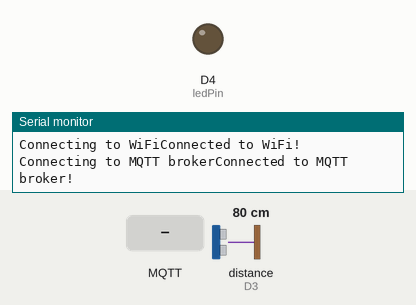
The sketch below on a simulated Arduino MKR. Parts: output pins drawn as LEDs (lit = HIGH), the last lines printed to the serial monitor. Wiring (inferred from the names in the program): ultrasonic range finder: trigger D2; echo D3. Dashed ring = blinking. The inputs (shaded band) are chosen by the test bench; at power-on: distance to the obstacle (sensor on D3) 80 cm. The echo pulse lasts 58.3 µs per cm; WiFi joins after 1.5 s; servers stay silent unless stated; no MQTT or app messages arrive unless stated; pins used as bus, display or sensor lines are not drawn.

Above: at 2.7 s.
2.8 s: MQTT message "SIT210/wave" arrives on the first subscribed topic
At 3.2 s:
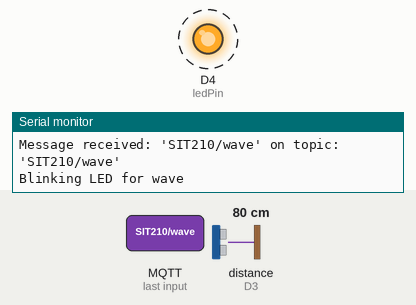
5.8 s: distance to the obstacle (sensor on D3) set to 32 cm
7.3 s: distance to the obstacle (sensor on D3) set to 27 cm
10.3 s: MQTT message "SIT210/pat" arrives on the first subscribed topic
At 10.7 s:
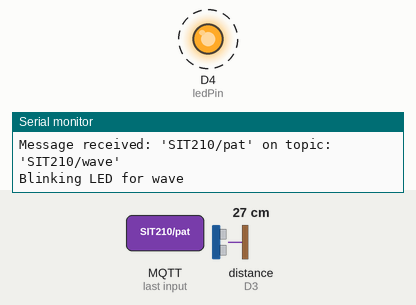
13.3 s: MQTT message "1" arrives on the first subscribed topic
At 13.7 s:
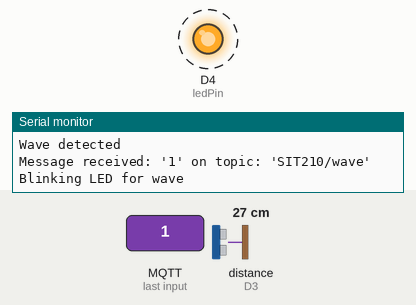
16.3 s: MQTT message "0" arrives on the first subscribed topic
At 16.7 s:
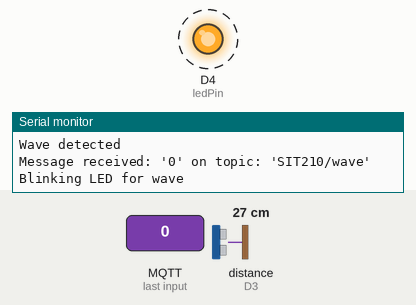
Timing chart, 0 to 20.3 s (numbered marks = the images above; inputs shaded):
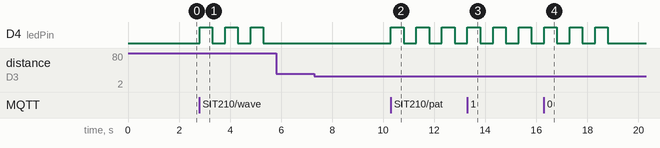

The sketch:

matt.ino
```cpp
#include <WiFiNINA.h>
#include <ArduinoMqttClient.h>

// WiFi network details
const char* wifiSSID = "MyRepublic 5667"; // Replace with your WiFi SSID
const char* wifiPassword = "v9nkx9cpg5"; // Replace with your WiFi password

// MQTT Broker details
const char* mqttBroker = "broker.emqx.io";
const int mqttPort = 1883;

WiFiClient wifiClient;
MqttClient mqttClient(wifiClient);

// Pin assignments
const int ultrasonicTrigPin = 2; // Trigger pin for ultrasonic sensor
const int ultrasonicEchoPin = 3; // Echo pin for ultrasonic sensor
const int ledPin = 4;  // Pin for LED

void connectToWiFi() {
    Serial.print("Connecting to WiFi");
    WiFi.begin(wifiSSID, wifiPassword);

    while (WiFi.status() != WL_CONNECTED) {
        delay(500);
        Serial.print(".");
    }

    Serial.println("Connected to WiFi!");
}

void messageReceived(int messageSize) {
    String topic = mqttClient.messageTopic();
    String messageContent = "";

    while (mqttClient.available()) {
        messageContent += (char)mqttClient.read();
    }

    Serial.println("Message received: '" + messageContent + "' on topic: '" + topic + "'");

    if (topic == "SIT210/wave") {
        // Blink the LED three times for a wave
        Serial.println("Blinking LED for wave");
        for (int i = 0; i < 3; i++) {
            digitalWrite(ledPin, HIGH);
            delay(500);
            digitalWrite(ledPin, LOW);
            delay(500);
        }
    } else if (topic == "SIT210/pat") {
        // Blink the LED once for a pat
        Serial.println("Blinking LED for pat");
        digitalWrite(ledPin, HIGH);
        delay(300);
        digitalWrite(ledPin, LOW);
    }
}

void connectToMQTT() {
    Serial.print("Connecting to MQTT broker");
    while (!mqttClient.connect(mqttBroker, mqttPort)) {
        Serial.print(".");
        delay(5000);
    }

    Serial.println("Connected to MQTT broker!");
    mqttClient.subscribe("SIT210/wave"); // Subscribe to the wave topic
    mqttClient.subscribe("SIT210/pat"); // Subscribe to the pat topic
    mqttClient.onMessage(messageReceived); // Set the message received callback
}

void setup() {
    Serial.begin(9600);
    connectToWiFi();
    connectToMQTT();

    pinMode(ultrasonicTrigPin, OUTPUT); // Set trigger pin as output
    pinMode(ultrasonicEchoPin, INPUT); // Set echo pin as input
    pinMode(ledPin, OUTPUT); // Set LED pin as output

    // Ensure the LED is initially off
    digitalWrite(ledPin, LOW);
}

void loop() {
    static unsigned long lastWaveOrPatTime = 0;
    const unsigned long waveInterval = 2500; // Interval between detections in milliseconds

    if (!mqttClient.connected()) {
        connectToMQTT();
    }

    mqttClient.poll();

    long pulseDuration = 0, distanceCM = 0;
    digitalWrite(ultrasonicTrigPin, LOW);
    delayMicroseconds(2);
    digitalWrite(ultrasonicTrigPin, HIGH);
    delayMicroseconds(10);
    digitalWrite(ultrasonicTrigPin, LOW);
    pulseDuration = pulseIn(ultrasonicEchoPin, HIGH);
    distanceCM = (pulseDuration / 2) / 29.1; // Calculate distance in cm based on pulse duration

    unsigned long currentTime = millis();
    if (currentTime - lastWaveOrPatTime > waveInterval) {
        if (distanceCM <= 10) {
            Serial.println("Pat detected");
            mqttClient.beginMessage("SIT210/pat");
            mqttClient.print("Pat detected by Archit");
            mqttClient.endMessage();
            lastWaveOrPatTime = currentTime; // Update the last wave time
        } else if (distanceCM > 10 && distanceCM <= 30) {
            Serial.println("Wave detected");
            mqttClient.beginMessage("SIT210/wave");
            mqttClient.print("Wave detected by Archit");
            mqttClient.endMessage();
            lastWaveOrPatTime = currentTime; // Update the last wave time
        }
    }
}
```

Measured:
- after the input at 2.8 s, D4 (ledPin): alternates HIGH for 0.50 s and LOW for 0.50 s, starting at once
- after the input at 5.8 s, every drawn part: stays the same
- after the input at 10.3 s, D4 (ledPin): alternates HIGH for 0.50 s and LOW for 0.50 s, starting at once
- after the input at 13.3 s, D4 (ledPin): alternates HIGH for 0.50 s and LOW for 0.50 s, starting at once
- after the input at 16.3 s, D4 (ledPin): alternates HIGH for 0.50 s and LOW for 0.50 s, 6 changes in all, then stays LOW, starting at once
